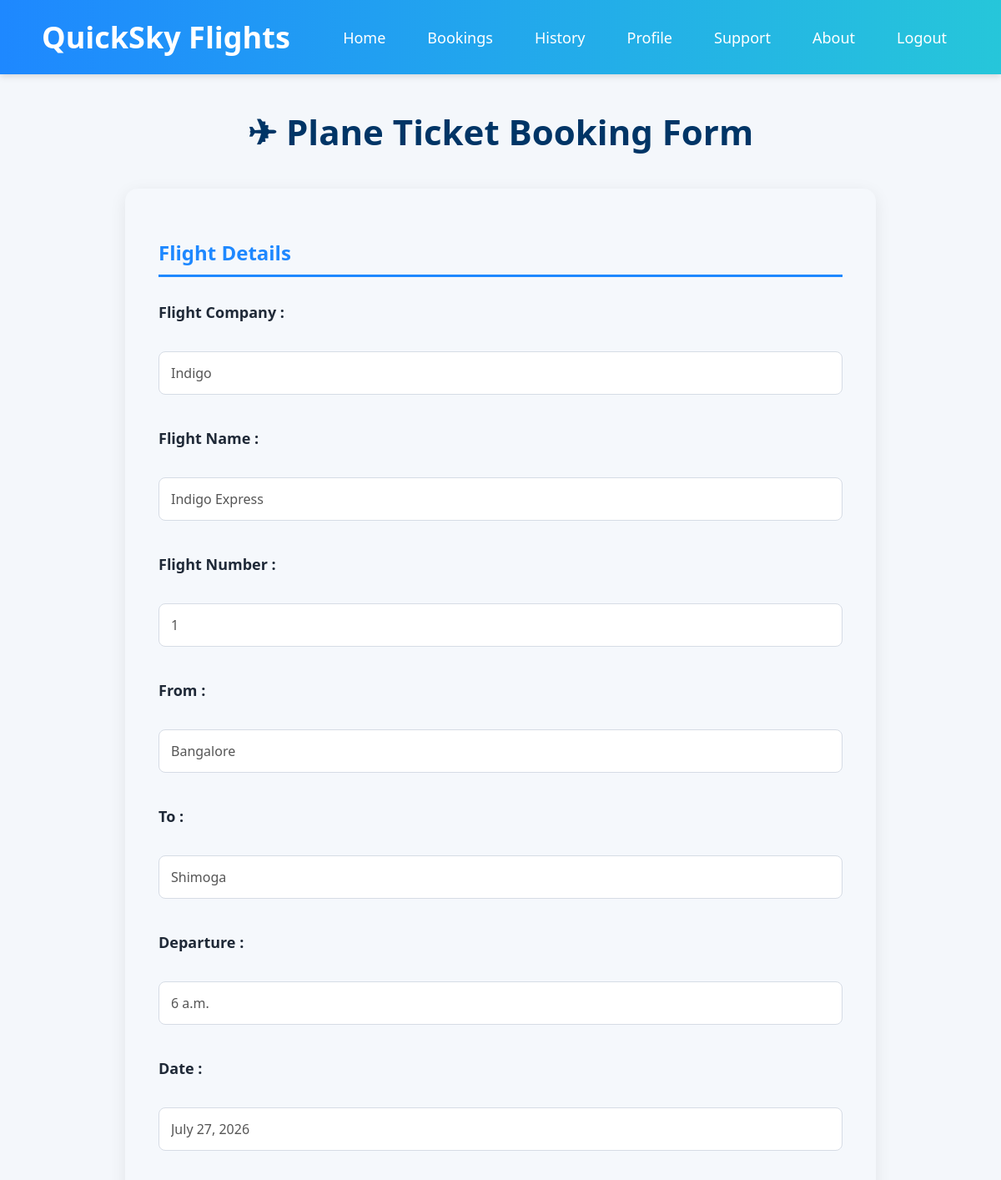
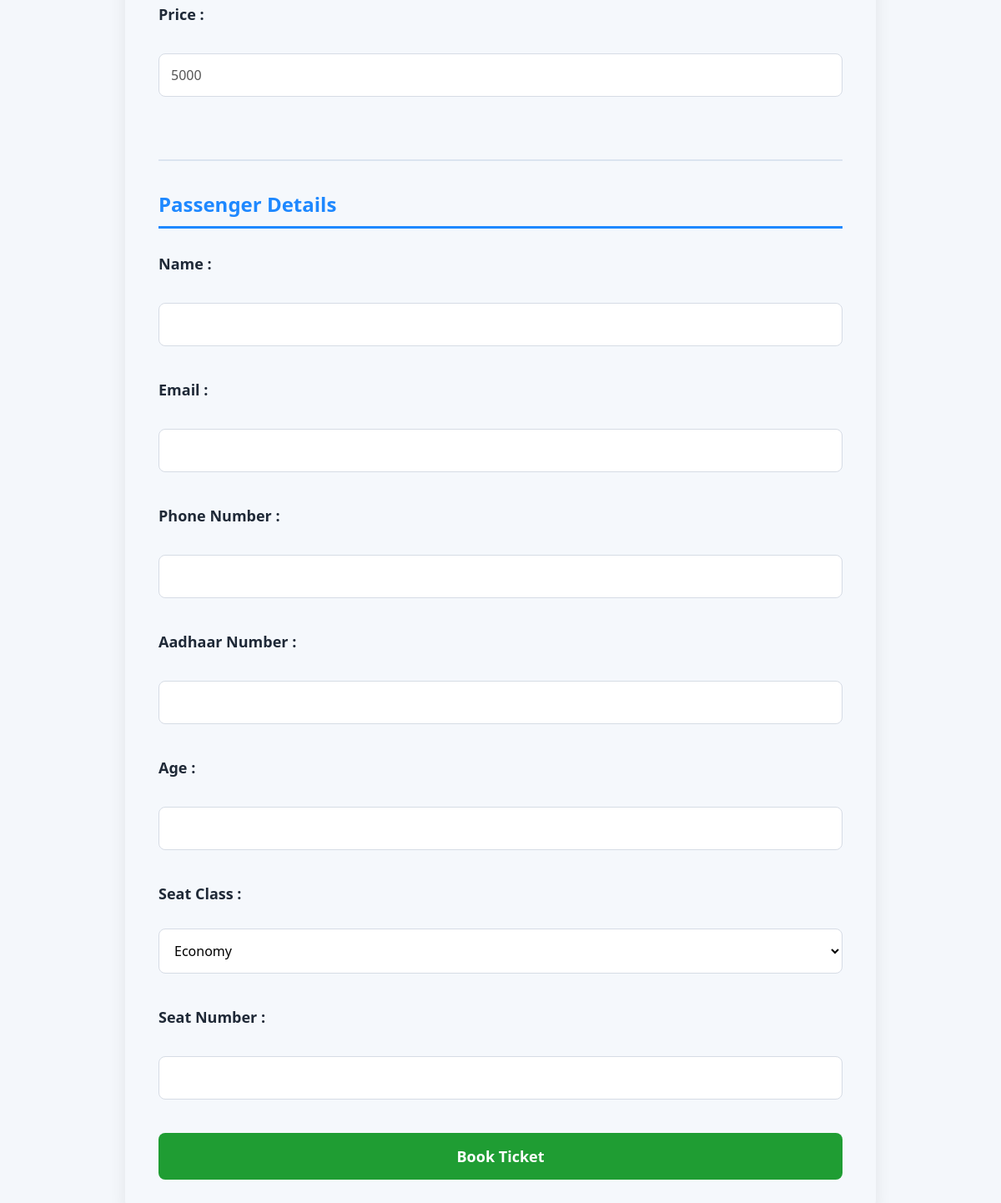
/booknow/1/ (signed in), run on the app's committed database (2 pictures, top to bottom).
### base/models.py (models this page shows)
class Flight(models.Model):
    company = models.CharField(max_length=50)
    flight_name = models.CharField(max_length=50)
    flight_no = models.IntegerField()
    from_city = models.CharField(max_length=50)
    to_city = models.CharField(max_length=50)
    departure = models.TimeField()
    date = models.DateField()
    price = models.IntegerField()

### base/views.py (the view, shortened to what this page needs)
# urls.py: path('booknow/<int:id>/',booknow, name='booknow'),
@login_required
def booknow(request, id):
    flight = Flight.objects.get(id=id)
    return render(request,'booknow.html',{'flight': flight})

### base/Templates/booknow.html (shortened to what this page needs)
{% extends 'main.html' %}
{% block content %}
    <h1 class="booking-title">
        ✈ Plane Ticket Booking Form
    </h1>
    <form class="booking-form" method="POST">
        <h2>Flight Details</h2>
        <label>Flight Company :</label><br>
        <input type="text" value="{{ flight.company }}" readonly><br><br>
        <label>Flight Name :</label><br>
        <input type="text" value="{{ flight.flight_name }}" readonly><br><br>
        <label>Flight Number :</label><br>
        <input type="text" value="{{ flight.flight_no }}" readonly><br><br>
        <label>From :</label><br>
        <input type="text" value="{{ flight.from_city }}" readonly><br><br>
        <label>To :</label><br>
        <input type="text" value="{{ flight.to_city }}" readonly><br><br>
        <label>Departure :</label><br>
        <input type="text" value="{{ flight.departure }}" readonly><br><br>
        <label>Date :</label><br>
        <input type="text" value="{{ flight.date }}" readonly><br><br>
        <label>Price :</label><br>
        <input type="text" value="{{ flight.price }}" readonly><br><br>
        <hr>
        <h2 class="passenger-section">
            Passenger Details
        </h2>
        <label>Name :</label><br>
        <input type="text" name="name" required><br><br>
        <label>Email :</label><br>
        <input type="email" name="email" required><br><br>
        <label>Phone Number :</label><br>
        <input type="text" name="phone" required><br><br>
        <label>Aadhaar Number :</label><br>
        <input type="text" name="aadhaar" required><br><br>
        <label>Age :</label><br>
        <input type="number" name="age" required><br><br>
        <label>Seat Class :</label><br>
        <select name="seat_class">
            <option value="Economy">Economy</option>
        </select>
        <br><br>
        <label>Seat Number :</label><br>
        <input type="text" name="seat_number" required><br><br>
        <button type="submit">Book Ticket</button>
    </form>
{% endblock %}

### static/css/style.css (style rules this page uses)
* { margin:0; padding:0; box-sizing:border-box; font-family:'Segoe UI',sans-serif; }
body { background:#f4f7fb; }
h1 { text-align:center; color:#003566; margin:40px 0; }
form { background:white; width:450px; margin:40px auto; padding:35px; border-radius:12px; box-shadow:0 0 15px rgba(0,0,0,0.08); }
form input { width:100%; padding:12px; margin-top:5px; border:1px solid #ccc; border-radius:8px; }
form label { font-weight:600; }
form button { background:#1e88ff; color:white; border:none; padding:12px 25px; border-radius:8px; cursor:pointer; }
.booking-form { width:900px !important; max-width:95%; margin:40px auto; background:#f5f8fc; padding:40px; border-radius:15px; box-shadow:0 5px 20px rgba(0,0,0,0.08); text-align:left; }
.booking-title { text-align:center; color:#003566; font-size:42px; margin-bottom:30px; }
.booking-form h2 { color:#1e88ff; border-bottom:3px solid #1e88ff; padding-bottom:10px; margin-bottom:30px; margin-top:20px; }
.booking-form label { display:block; font-size:18px; font-weight:600; color:#1f2937; margin-bottom:8px; }
.booking-form input, .booking-form select { width:100%; padding:14px; border:1px solid #d6dce5; border-radius:8px; font-size:16px; background:white; margin-bottom:18px; }
.booking-form input[readonly] { background:#ffffff; color:#555; }
.passenger-section { margin-top:40px; }
.booking-form button { width:100%; background:#1f9d33; color:white; border:none; padding:16px; border-radius:8px; font-size:18px; font-weight:bold; cursor:pointer; transition:0.3s; }
.booking-form hr { border:none; border-top:2px solid #dbe4f0; margin:35px 0; }

### data on the page
Flight: company "Indigo", flight_name "Indigo Express", flight_no "1", from_city "Bangalore", to_city "Shimoga", departure "6 a.m.", date "July 27, 2026", price "5000"
